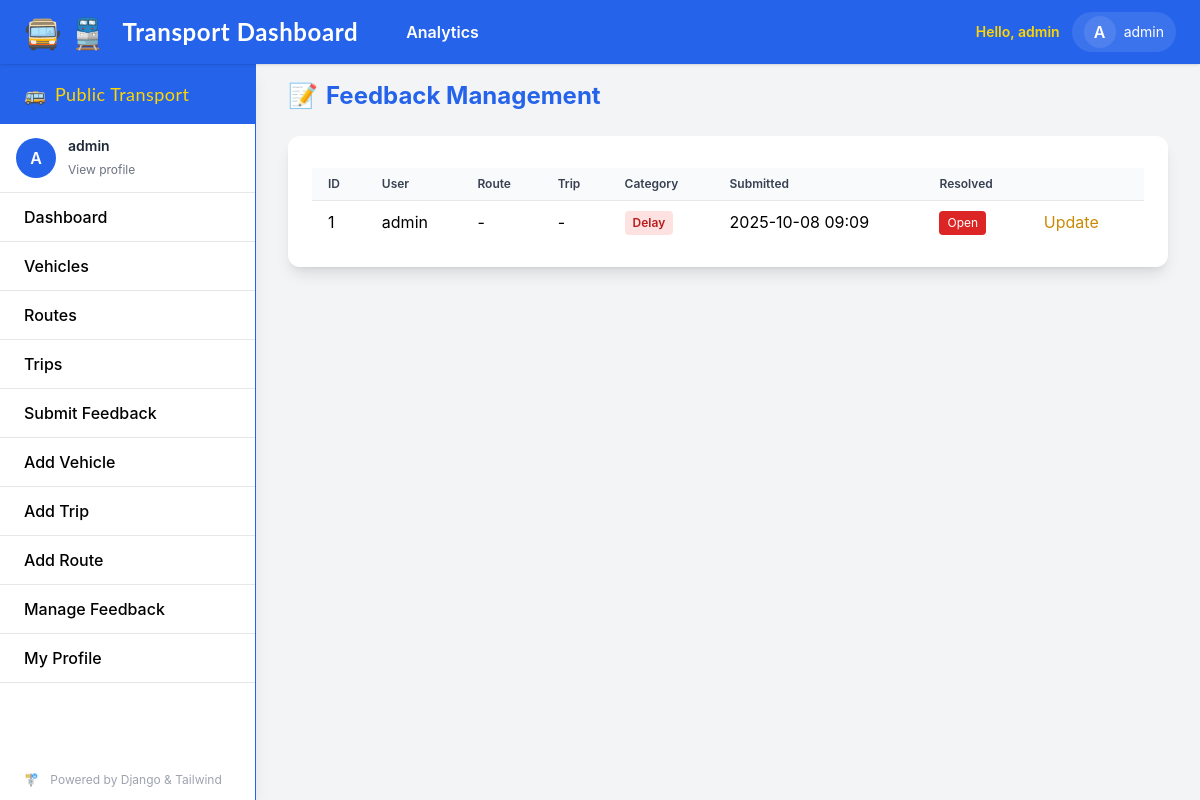
The page /feedback/ (signed in) on the database as committed earlier.
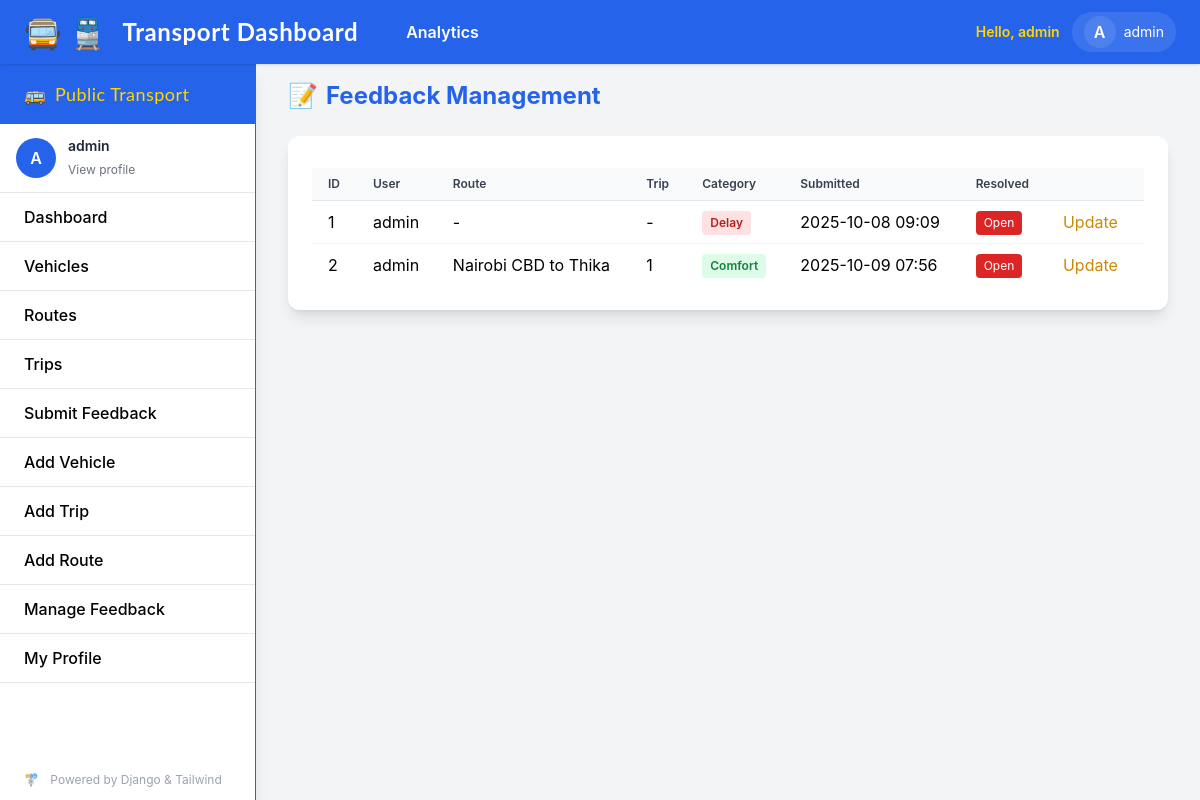
The same page on the database as committed later.
### transport/models.py (models this page shows, shortened)
class Feedback(models.Model):
    user = models.ForeignKey(User, on_delete=models.SET_NULL, null=True, blank=True)
    submitted_at = models.DateTimeField(auto_now_add=True)
    route = models.ForeignKey(Route, on_delete=models.SET_NULL, null=True, blank=True)
    trip = models.ForeignKey(Trip, on_delete=models.SET_NULL, null=True, blank=True)
    category = models.CharField(max_length=50, choices=[
        ("delay", "Delay"),
        ("comfort", "Comfort"),
        ("cleanliness", "Cleanliness"),
        ("other", "Other"),
    ], default="other")
    description = models.TextField()
    resolved = models.BooleanField(default=False)

class Route(models.Model):
    name = models.CharField(max_length=100)
    code = models.CharField(max_length=20, unique=True)
    description = models.TextField(blank=True)
    active = models.BooleanField(default=True)

class Trip(models.Model):
    route = models.ForeignKey(Route, on_delete=models.CASCADE)
    vehicle = models.ForeignKey(Vehicle, on_delete=models.SET_NULL, null=True)
    scheduled_departure = models.DateTimeField()
    scheduled_arrival = models.DateTimeField()
    actual_departure = models.DateTimeField(null=True, blank=True)
    actual_arrival = models.DateTimeField(null=True, blank=True)
    timetable = models.ForeignKey(Timetable, on_delete=models.SET_NULL, null=True, blank=True)
    available_seats = models.PositiveIntegerField(default=0)

### transport/views.py (the view)
# urls.py: path('feedback/', FeedbackListView.as_view(), name='feedback-list'),          # manage feedback (staff only)
class FeedbackListView(StaffRequiredMixin, ListView):
    model = Feedback
    template_name = 'feedback/feedback_list.html'
    context_object_name = 'feedbacks'
    paginate_by = 20

### transport/views.py (called while the page is built)
    def test_func(self):
        return self.request.user.is_authenticated and self.request.user.is_staff

### transport/templates/feedback/feedback_list.html (shortened to what this page needs)
{% extends "base.html" %}
{% block content %}
<div class="flex items-center gap-2 mb-6">
    <span class="text-2xl">📝</span>
    <h2 class="text-2xl font-bold text-transport-blue">Feedback Management</h2>
</div>
<div class="bg-white rounded-xl shadow-lg p-6">
    <div class="overflow-x-auto mt-2">
        <table class="min-w-full divide-y divide-gray-200">
            <thead class="bg-gray-50">
                <tr>
                    <th class="px-4 py-2 text-left text-xs font-semibold text-gray-700">ID</th>
                    <th class="px-4 py-2 text-left text-xs font-semibold text-gray-700">User</th>
                    <th class="px-4 py-2 text-left text-xs font-semibold text-gray-700">Route</th>
                    <th class="px-4 py-2 text-left text-xs font-semibold text-gray-700">Trip</th>
                    <th class="px-4 py-2 text-left text-xs font-semibold text-gray-700">Category</th>
                    <th class="px-4 py-2 text-left text-xs font-semibold text-gray-700">Submitted</th>
                    <th class="px-4 py-2 text-left text-xs font-semibold text-gray-700">Resolved</th>
                    <th class="px-4 py-2"></th>
                </tr>
            </thead>
            <tbody class="bg-white divide-y divide-gray-100">
                {% for fb in feedbacks %}
                <tr>
                    <td class="px-4 py-2">{{ fb.id }}</td>
                    <td class="px-4 py-2">{% if fb.user %}{{ fb.user.username }}{% else %}Anonymous{% endif %}</td>
                    <td class="px-4 py-2">{% if fb.route %}{{ fb.route.name }}{% else %}-{% endif %}</td>
                    <td class="px-4 py-2">{% if fb.trip %}{{ fb.trip.id }}{% else %}-{% endif %}</td>
                    <td class="px-4 py-2">
                        <span class="inline-block px-2 py-1 rounded text-xs font-semibold
                            {% if fb.category == 'delay' %} bg-red-100 text-red-700
                            {% elif fb.category == 'comfort' %} bg-green-100 text-green-700
                            {% elif fb.category == 'cleanliness' %} bg-yellow-100 text-yellow-800
                            {% else %} bg-blue-100 text-blue-700{% endif %}
                        ">{{ fb.get_category_display }}</span>
                    </td>
                    <td class="px-4 py-2">{{ fb.submitted_at|date:"Y-m-d H:i" }}</td>
                    <td class="px-4 py-2">
                        {% if fb.resolved %}
                            <span class="inline-block px-2 py-1 rounded bg-green-600 text-white text-xs">Resolved</span>
                        {% else %}
                            <span class="inline-block px-2 py-1 rounded bg-red-600 text-white text-xs">Open</span>
                        {% endif %}
                    </td>
                    <td class="px-4 py-2 whitespace-nowrap">
                        <a href="{% url 'dashboard:feedback-update' fb.pk %}" class="text-yellow-600 hover:underline mr-2">Update</a>
                    </td>
                </tr>
                {% empty %}
                <tr>
                    <td colspan="8" class="px-4 py-4 text-center text-gray-500">No feedback entries found.</td>
                </tr>
                {% endfor %}
            </tbody>
        </table>
    </div>
</div>
{% endblock %}

Rows that differ between the two databases and show on the page:
added Feedback: id "2", user.username "admin", route.name "Nairobi CBD to Thika", trip.id "1", category "Comfort", submitted_at "2025-10-09 07:56", resolved "Open"
